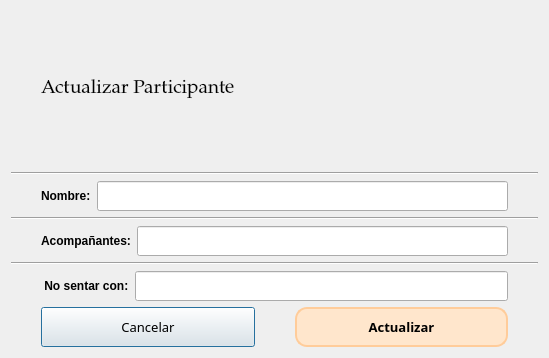
<?xml version="1.0" encoding="UTF-8"?>
<ui version="4.0">
 <class>Dialog</class>
 <widget class="QDialog" name="Dialog">
  <property name="geometry">
   <rect>
    <x>0</x>
    <y>0</y>
    <width>549</width>
    <height>358</height>
   </rect>
  </property>
  <property name="windowTitle">
   <string>Dialog</string>
  </property>
  <layout class="QVBoxLayout" name="verticalLayout">
   <item>
    <layout class="QHBoxLayout" name="horizontalLayout_5">
     <property name="leftMargin">
      <number>30</number>
     </property>
     <property name="rightMargin">
      <number>30</number>
     </property>
     <item>
      <widget class="QLabel" name="label_15">
       <property name="font">
        <font>
         <family>Palatino Linotype</family>
         <pointsize>14</pointsize>
        </font>
       </property>
       <property name="text">
        <string>Actualizar Participante</string>
       </property>
      </widget>
     </item>
    </layout>
   </item>
   <item>
    <widget class="Line" name="line">
     <property name="orientation">
      <enum>Qt::Horizontal</enum>
     </property>
    </widget>
   </item>
   <item>
    <layout class="QHBoxLayout" name="horizontalLayout">
     <property name="leftMargin">
      <number>30</number>
     </property>
     <property name="rightMargin">
      <number>30</number>
     </property>
     <item>
      <widget class="QLabel" name="label_13">
       <property name="minimumSize">
        <size>
         <width>0</width>
         <height>0</height>
        </size>
       </property>
       <property name="maximumSize">
        <size>
         <width>16777215</width>
         <height>30</height>
        </size>
       </property>
       <property name="font">
        <font>
         <weight>75</weight>
         <bold>true</bold>
        </font>
       </property>
       <property name="text">
        <string>Nombre:</string>
       </property>
      </widget>
     </item>
     <item>
      <widget class="QLineEdit" name="lneActualizarNombreParticipante">
       <property name="maximumSize">
        <size>
         <width>16777215</width>
         <height>30</height>
        </size>
       </property>
      </widget>
     </item>
    </layout>
   </item>
   <item>
    <widget class="Line" name="line_2">
     <property name="orientation">
      <enum>Qt::Horizontal</enum>
     </property>
    </widget>
   </item>
   <item>
    <layout class="QHBoxLayout" name="horizontalLayout_2">
     <property name="leftMargin">
      <number>30</number>
     </property>
     <property name="rightMargin">
      <number>30</number>
     </property>
     <item>
      <widget class="QLabel" name="label_16">
       <property name="minimumSize">
        <size>
         <width>0</width>
         <height>0</height>
        </size>
       </property>
       <property name="maximumSize">
        <size>
         <width>16777215</width>
         <height>30</height>
        </size>
       </property>
       <property name="font">
        <font>
         <weight>75</weight>
         <bold>true</bold>
        </font>
       </property>
       <property name="text">
        <string>Acompañantes:</string>
       </property>
      </widget>
     </item>
     <item>
      <widget class="QLineEdit" name="lneActualizarAcompanyantes">
       <property name="maximumSize">
        <size>
         <width>16777215</width>
         <height>30</height>
        </size>
       </property>
      </widget>
     </item>
    </layout>
   </item>
   <item>
    <widget class="Line" name="line_3">
     <property name="orientation">
      <enum>Qt::Horizontal</enum>
     </property>
    </widget>
   </item>
   <item>
    <layout class="QHBoxLayout" name="horizontalLayout_3">
     <property name="leftMargin">
      <number>30</number>
     </property>
     <property name="rightMargin">
      <number>30</number>
     </property>
     <item>
      <widget class="QLabel" name="label_17">
       <property name="minimumSize">
        <size>
         <width>0</width>
         <height>0</height>
        </size>
       </property>
       <property name="maximumSize">
        <size>
         <width>16777215</width>
         <height>30</height>
        </size>
       </property>
       <property name="font">
        <font>
         <weight>75</weight>
         <bold>true</bold>
        </font>
       </property>
       <property name="text">
        <string> No sentar con:</string>
       </property>
      </widget>
     </item>
     <item>
      <widget class="QLineEdit" name="lneActualizarNoSentarCon">
       <property name="maximumSize">
        <size>
         <width>16777215</width>
         <height>30</height>
        </size>
       </property>
      </widget>
     </item>
    </layout>
   </item>
   <item>
    <layout class="QHBoxLayout" name="horizontalLayout_4">
     <property name="spacing">
      <number>40</number>
     </property>
     <property name="leftMargin">
      <number>30</number>
     </property>
     <property name="rightMargin">
      <number>30</number>
     </property>
     <item>
      <widget class="QPushButton" name="btnPopupCancelarActualizacionParticipante">
       <property name="minimumSize">
        <size>
         <width>0</width>
         <height>40</height>
        </size>
       </property>
       <property name="font">
        <font>
         <family>Alef</family>
         <pointsize>10</pointsize>
        </font>
       </property>
       <property name="cursor">
        <cursorShape>PointingHandCursor</cursorShape>
       </property>
       <property name="text">
        <string>Cancelar</string>
       </property>
      </widget>
     </item>
     <item>
      <widget class="QPushButton" name="btnPopupActualizarParticipante">
       <property name="minimumSize">
        <size>
         <width>0</width>
         <height>40</height>
        </size>
       </property>
       <property name="font">
        <font>
         <family>Alef</family>
         <pointsize>10</pointsize>
         <weight>75</weight>
         <bold>true</bold>
        </font>
       </property>
       <property name="cursor">
        <cursorShape>PointingHandCursor</cursorShape>
       </property>
       <property name="styleSheet">
        <string notr="true">QWidget {
    background-color: rgb(255, 230, 204); /* Un naranja muy pálido o melocotón claro */
border-radius: 12px; /* Bordes Redondeados para todos los botones */
	border: 2px solid #FFCC9A; /* Borde sutil */
font-weight: bold;
}
QPushButton#btnPopupActualizarParticipante:hover {
    background-color: #FFCC9A; 
}</string>
       </property>
       <property name="text">
        <string>Actualizar</string>
       </property>
      </widget>
     </item>
    </layout>
   </item>
  </layout>
 </widget>
 <resources/>
 <connections/>
</ui>
